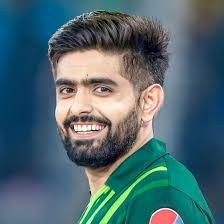
#> input picture Lab 05/open cv/Feature Detection and Description/babarazam.jpeg, 224 x 224 px, found by its file name
$ jupyter execute 'Program to analyze an image using Histogram.ipynb'
#> lines starting #> are read from the running program, lines starting #| are printed output that depends on the picture
[cell 1]
import matplotlib.pyplot as plt
import cv2

img = plt.imread("D:/open cv/Feature Detection and Description/babarazam.jpeg")
#> img is the input picture: shape (224, 224, 3); mean R, G, B 77, 103.7, 111.4
plt.imshow(img)
plt.title("Original Image")
plt.show()

[cell 2]
import cv2, matplotlib.pyplot as plt
img = cv2.imread("D:/open cv/Feature Detection and Description/babarazam.jpeg")

# Grayscale + Histogram
g = cv2.cvtColor(img, cv2.COLOR_BGR2GRAY)
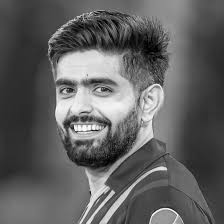
#> g: shape (224, 224); min 0, max 254, mean 96.6
plt.subplot(121), plt.imshow(g, cmap='gray'), plt.axis("off"), plt.title("Grayscale")
plt.subplot(122), plt.hist(g.ravel(),256,[0,256],color='k'), plt.title("Gray Histogram")
plt.show()
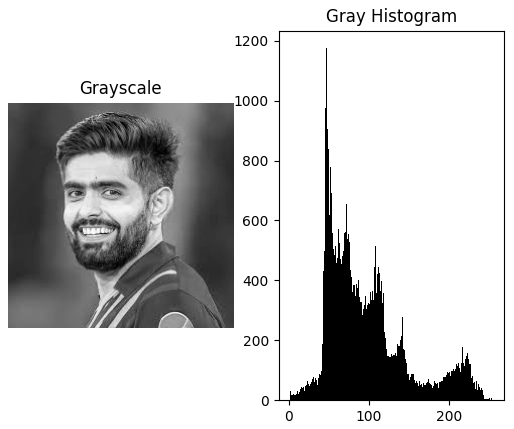
#> figure drawn by matplotlib, 2 panels; panel 2: tallest bar 1175 high, from x = 47 to 48

# RGB Histograms
for i,c in enumerate(('r','g','b')):
    plt.plot(cv2.calcHist([img],[i],None,[256],[0,256]), color=c)
plt.title("RGB Histograms"), plt.xlabel("Intensity"), plt.ylabel("Frequency")
plt.show()
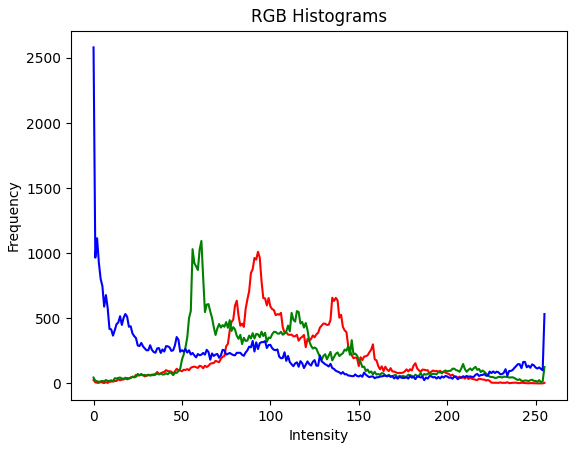
#> figure drawn by matplotlib, 1 panel; curve peaks at x = 93, y = 1011; curve peaks at x = 61, y = 1094; curve peaks at x = 0, y = 2581

[cell 3]
img = cv2.imread("D:/open cv/Feature Detection and Description/babarazam.jpeg", 0)
#> img: shape (224, 224); min 0, max 255, mean 96.6
histg = cv2.calcHist([img], [0], None, [256], [0, 256])
#> histg = 256 values, max 1169 at index 47, min 0 at index 252, mean 196

# Plot histogram
plt.plot(histg)
plt.title("Histogram using OpenCV calcHist()")
plt.xlabel("Pixel Intensity")
plt.ylabel("Frequency")
plt.show()
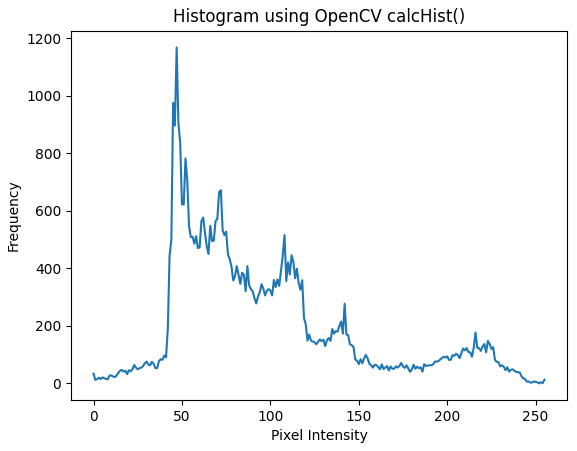
#> figure drawn by matplotlib, 1 panel; curve peaks at x = 47, y = 1169

[cell 4]
img = cv2.imread("D:/open cv/Feature Detection and Description/babarazam.jpeg")

# colors for channels
colors = ('b', 'g', 'r')

for i, col in enumerate(colors):
    hist = cv2.calcHist([img], [i], None, [256], [0, 256])
    plt.plot(hist, color=col)
    plt.xlim([0, 256])

plt.title("RGB Color Histogram")
plt.xlabel("Pixel Intensity")
plt.ylabel("Frequency")
plt.show()
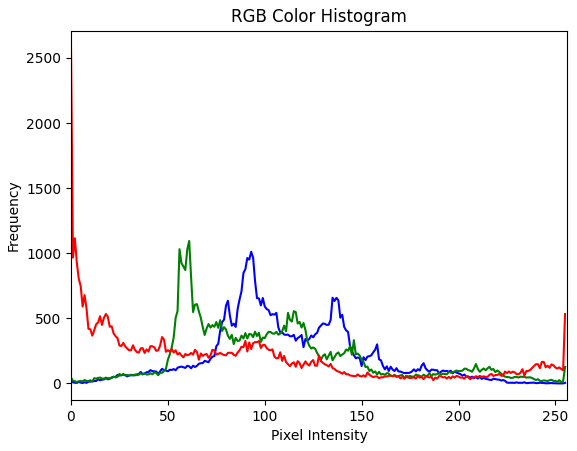
#> figure drawn by matplotlib, 1 panel; curve peaks at x = 93, y = 1011; curve peaks at x = 61, y = 1094; curve peaks at x = 0, y = 2581

[cell 5]
import cv2
from matplotlib import pyplot as plt
img = cv2.imread("D:/open cv/Feature Detection and Description/babarazam.jpeg",0)

histr = cv2.calcHist([img],[0],None,[256],[0,256])
#> histr has the same summary as histg
plt.plot(histr)
plt.show()
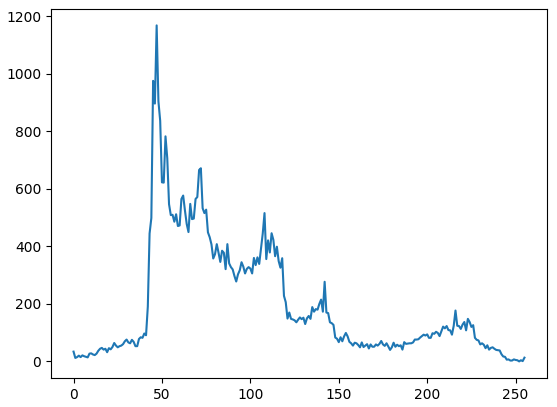
#> figure drawn by matplotlib, 1 panel; curve peaks at x = 47, y = 1169
